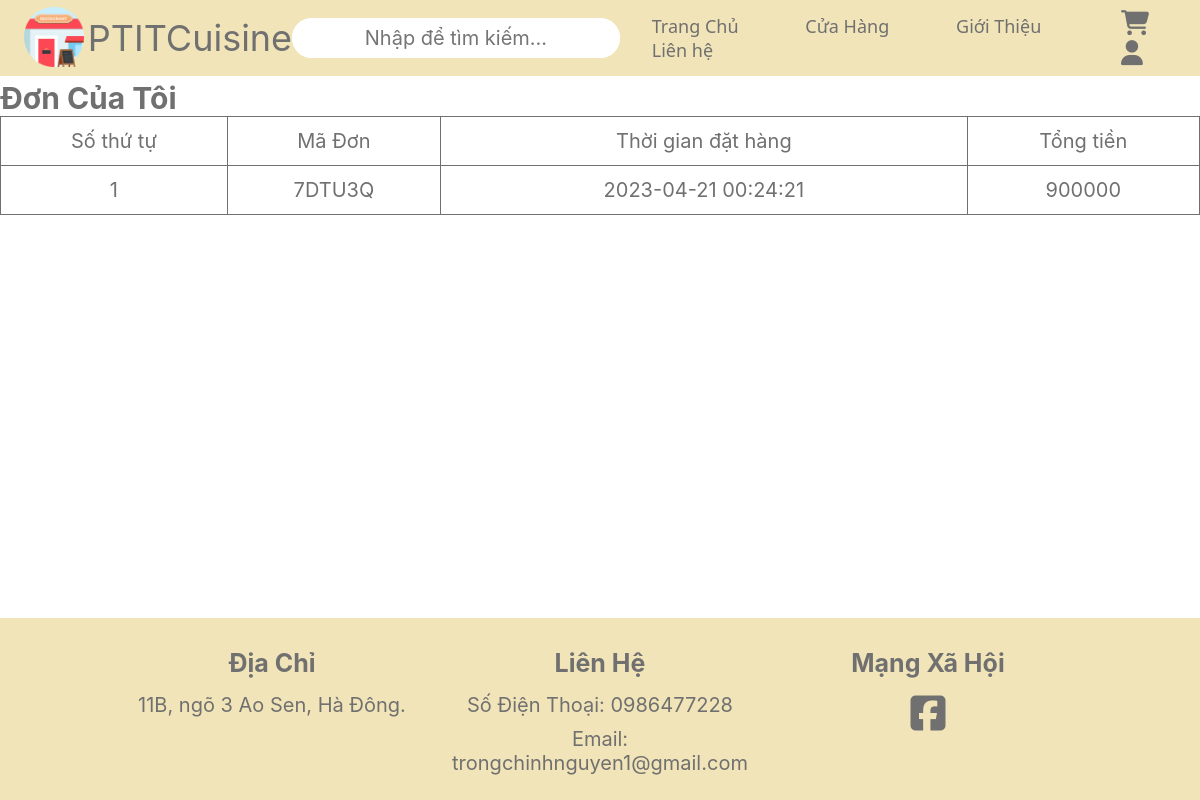
The app's page /user_orders/my-order.php (signed in) with its own data.
### tables this page shows
CREATE TABLE `Order_Details` (
  AccountID int(255) NOT NULL,
  ProductID varchar(30) NOT NULL,
  amount int(255) NOT NULL, 
  Cost float NOT NULL,
  CustomerName varchar(50) NOT NULL,
  CustomerPhoneNo varchar(50) NOT NULL,
  CustomerAddress varchar(255) NOT NULL,
  OrderDate timestamp NOT NULL default CURRENT_TIMESTAMP on update CURRENT_TIMESTAMP,
  OrderID varchar(50) NOT NULL
);

CREATE TABLE `Order` (
OrderID varchar(50) NOT NULL,
Cost float NOT NULL,
Total int(11) NOT NULL
);

### user_orders/my-order.php (the view, shortened to what this page needs)
<?php
include ('../header_footer/user_header.php');
?>
<html>
<head>
    <link rel="stylesheet" href="https://stackpath.bootstrapcdn.com/font-awesome/4.7.0/css/font-awesome.min.css"
>
    <link rel="stylesheet" href="../css/user.css?v=<?php echo time(); ?>">
</head>
<body>
    <div class="my-order_box">
        <div class="cardHeader">
            <h2>Đơn Của Tôi</h2>
        </div>
        <table width = "100%">
                            <thead>
                                <tr>
                                    <th>Số thứ tự</th>
                                    <th>Mã Đơn</th>
                                    <th>Thời gian đặt hàng</th>
                                    <th>Tổng tiền</th>
                                </tr>
                            </thead>
                            <?php
                                $id = $_SESSION['id'];
                                $product = "SELECT o.*, od.OrderDate
                                FROM `Order` o
                                JOIN Order_Details od ON o.OrderID = od.OrderID
                                WHERE od.AccountID = '$id'
                                GROUP BY OrderID
                                ORDER BY od.OrderDate DESC;";
                                $all_products = mysqli_query($con,$product);
                                while ($row = mysqli_fetch_array($all_products)) {
                                $code = strtoupper($row['OrderID']);
                                ?>
                                <th class="row-number"></a></th>
                                <th><?php echo $code;?></a></th>
                                <th><?php echo $row['OrderDate'];?></a></th>
                                <th><?php echo $row['Cost'];?></a></th>
                            <?php } ?>
                        </table>
    </div>
    <footer><?php include '../header_footer/user_footer.php'; ?></footer>
</body>
</html>

### css/user.css (style rules this page uses)
:root { --pink: black; }
* { margin: 0; padding: 0; box-sizing: border-box; font-family: -apple-system, BlinkMacSystemFont, 'Segoe UI', Roboto, Oxygen, Ubuntu, Cantarell, 'Open Sans', 'Helvetica Neue', sans-serif; outline: none; text-decoration: none; transition: .2s linear; }
body { position: relative; margin: 0; min-height: 100%; }
html { font-size: 62.5%; scroll-behavior: smooth; scroll-padding-top: 6rem; overflow-x: hidden; height: 100%; }
table { border-collapse: collapse; width: 100%; color: #000; }
footer { position: absolute; bottom: 0; right: 0; left: 0; }
.my-order_box { padding-top: 80px; font-family: -apple-system, BlinkMacSystemFont, 'Segoe UI', Roboto, Oxygen, Ubuntu, Cantarell, 'Open Sans', 'Helvetica Neue', sans-serif; font-size: 2rem; color: #707070; }
table { font-family: arial, sans-serif; border-collapse: collapse; width: 100%; border: 1px solid #707070; }
th { font-weight: normal; color: #707070; text-align: center; padding: 12px; padding-left: 0; padding-right: 0; border: 1px solid #707070; }

### user_orders/my-order.php (style rules this page uses)
table { counter-reset: row-number; }
.row-number:before { counter-increment: row-number; content: counter(row-number); }

### records on screen
order_details: OrderID.OrderID "7DTU3Q", OrderDate "2023-04-21 00:24:21", OrderID.Cost "900000"
